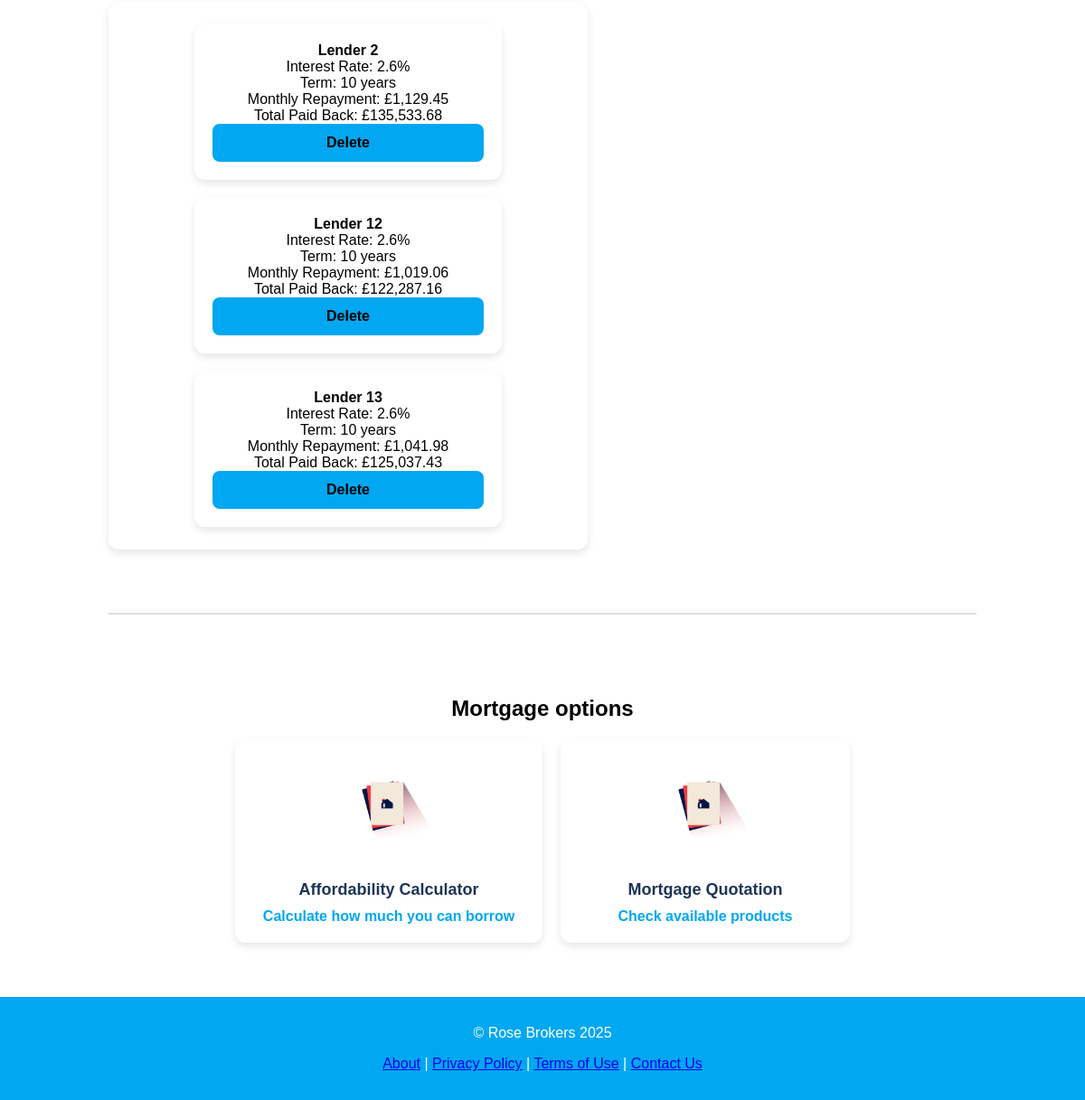
The page /dashboard.php (signed in, lower part) on the database as committed earlier.
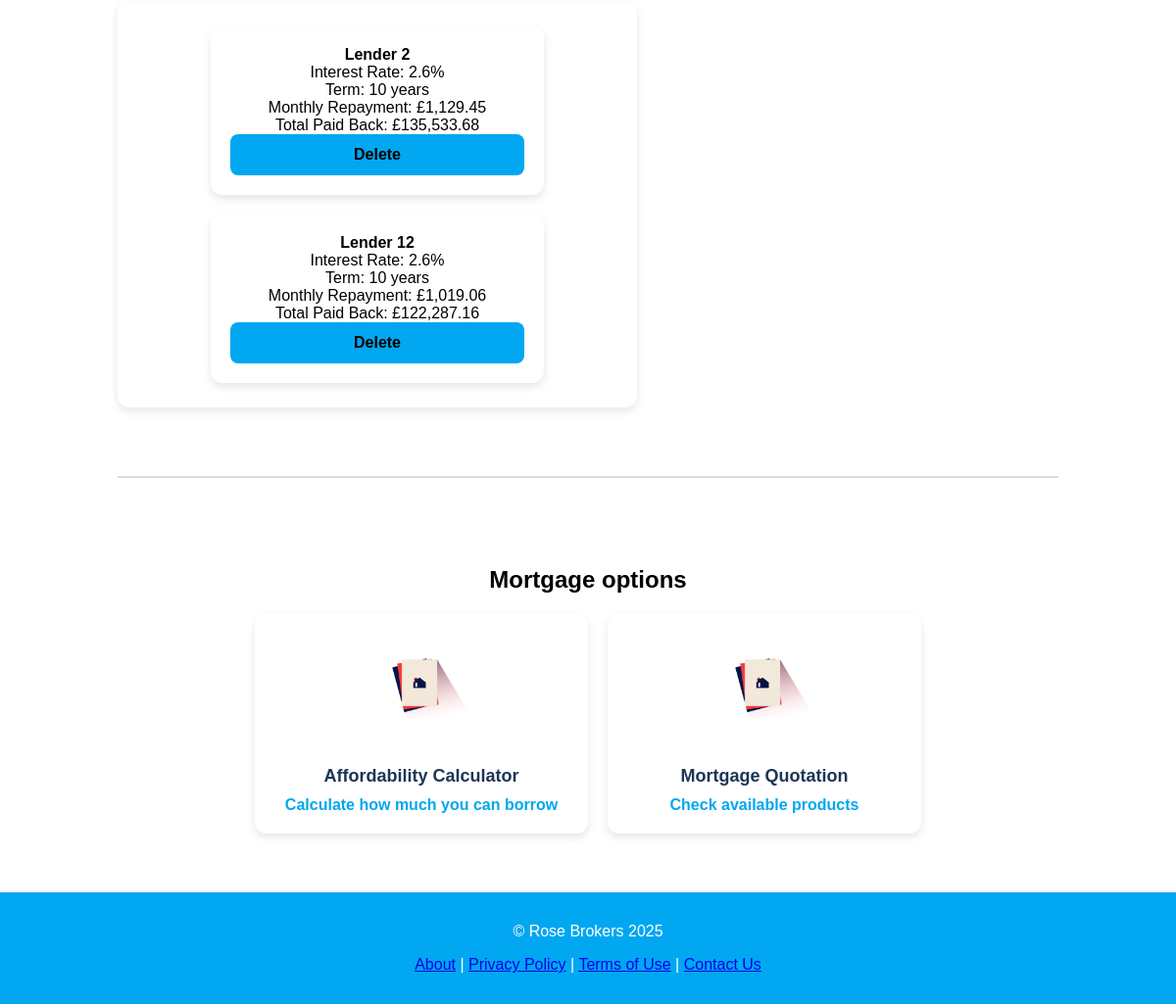
The same page on the database as committed later.
### tables this page shows
CREATE TABLE SavedQuotes (
    QuoteId INTEGER PRIMARY KEY AUTOINCREMENT,
    UserId INTEGER NOT NULL,
    ProductId INTEGER NOT NULL,
    MortgageLength INTEGER,
    InterestAnnually NUMERIC,
    MonthlyRepayment NUMERIC,
    AmountPaidBack NUMERIC,
    CreatedAt TEXT DEFAULT CURRENT_TIMESTAMP,
    FOREIGN KEY (UserId) REFERENCES Users(UserId),
    FOREIGN KEY (ProductId) REFERENCES Product(ProductId)
);

CREATE TABLE "Product" (
	"ProductId"	INTEGER,
	"Lender"	TEXT,
	"InterestRate"	REAL,
	"MortgageTerm"	INTEGER,
	"MinIncome"	INTEGER,
	"MinCreditScore"	INTEGER,
	"EmploymentType"	TEXT,
	"MinAge"	INTEGER,
	PRIMARY KEY("ProductId" AUTOINCREMENT)
);

### dashboard.php (the view, shortened to what this page needs)
<?php
require 'db.php';
$user_id = $_SESSION['user_id'];
?>
<!DOCTYPE html>
<html lang="en">
<head>
  <link rel="stylesheet" href="/css/global.css" />
</head>
<body>
  <section class="saved-section">
    <div class="saved-section__content">
      <?php
      $savedStmt = $conn->prepare("
        SELECT
          SQ.QuoteId,
          P.Lender,
          SQ.InterestAnnually,
          SQ.MortgageLength,
          SQ.MonthlyRepayment,
          SQ.AmountPaidBack
        FROM SavedQuotes SQ
        JOIN Product P ON SQ.ProductId = P.ProductId
        WHERE SQ.UserId = ?
      ");
      $savedStmt->execute([$user_id]);
      $savedQuotes = $savedStmt->fetchAll(PDO::FETCH_ASSOC);
      ?>
      <?php if (count($savedQuotes) > 0): ?>
        <?php foreach ($savedQuotes as $quote): ?>
          <div class="card card--mortgage">
            <div>
              <strong><?= htmlspecialchars($quote['Lender']) ?></strong><br>
              Interest Rate: <?= $quote['InterestAnnually'] * 100 ?>%<br>
              Term: <?= $quote['MortgageLength'] ?> years<br>
              Monthly Repayment: £<?= number_format($quote['MonthlyRepayment'], 2) ?><br>
              Total Paid Back: £<?= number_format($quote['AmountPaidBack'], 2) ?><br>
              <form method="POST" action="dashboard.php" onsubmit="return confirm('Are you sure you want to delete this quote?');">
                <button type="submit" class="btn btn--login">Delete</button>
              </form>
            </div>
          </div>
        <?php endforeach; ?>
      <?php else: ?>
        <p class="saved-section__text">You haven’t saved any quotes yet.</p>
      <?php endif; ?>
    </div>
  </section>
  <hr class="divider" />
  <section class="mortgage-options">
    <h2 class="mortgage-options_title">Mortgage options</h2>
    <div class="options-container">
      <div class="card card--mortgage">
        <img src="images/Home mortgage.png" alt="Calculator Logo" />
        <h4 class="card__title">Affordability Calculator</h4>
        <a class="card__link" href="/affordability.php">Calculate how much you can borrow</a>
      </div>
      <div class="card card--repayments">
        <img src="images/Home mortgage.png" alt="Calculator Logo" />
        <h4 class="card__title">Mortgage Quotation</h4>
        <a class="card__link" href="/quotation.php">Check available products</a>
      </div>
    </div>
  </section>
  <footer class="footer">
      <p class="footer__text">© Rose Brokers 2025</p>
        <a href="/about.php">About</a> |
        <a href="/privacy.php">Privacy Policy</a> |
        <a href="/terms.php">Terms of Use</a> |
        <a href="/contact.php">Contact Us</a>
    </footer>
</body>
</html>

### css/global.css (style rules this page uses)
body { font-family: Arial, sans-serif; margin: 0; padding: 0; background-color: white; }
.saved-section { text-align: center; justify-content: center; align-items: center; padding: 20px 10%; }
.saved-section__content { background-color: #fff; text-align: center; border-radius: 12px; padding: 25px 40px; max-width: 450px; box-shadow: 0px 4px 10px rgba(0, 0, 0, 0.1); margin-right: -50px; z-index: 2; }
.divider { border: 1px solid #ddd; margin: 50px 10%; }
.mortgage-options { text-align: center; padding: 20px 10%; }
.options-container { display: flex; justify-content: center; gap: 20px; }
.card { background-color: white; border-radius: 12px; padding: 20px; width: 280px; box-shadow: 0px 4px 8px rgba(0, 0, 0, 0.1); text-align: center; transition: transform 0.3s ease-in-out; }
.card__title { font-size: 18px; color: #1d3557; margin-bottom: 10px; }
.card img { width: 100px; height: auto; margin: 20px 0; }
.card__link { color: #01A7F0; text-decoration: none; font-weight: bold; }
.btn { padding: 12px; border: none; border-radius: 8px; font-size: 16px; cursor: pointer; width: 100%; }
.btn--login { background-color: #01A7F0; color: black; font-weight: bold; border-color: black; border-width: 5px; }
.footer { background-color: #01A7F0; color: white; text-align: center; padding: 15px; margin-top: 40px; }

### dashboard.php (style rules this page uses)
.saved-section__content { display: flex; flex-wrap: wrap; gap: 20px; justify-content: center; }
.card--mortgage { width: 300px; }

Rows that differ between the two databases and show on the page:
removed savedquotes: ProductId.Lender "Lender 13", $quote['InterestAnnually']*100 "2.6", MortgageLength "10", MonthlyRepayment "1,041.98", AmountPaidBack "125,037.43"
